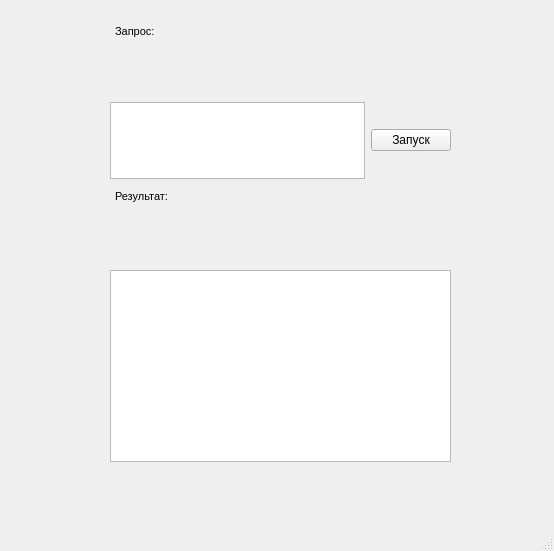
<?xml version="1.0" encoding="UTF-8"?>
<ui version="4.0">
 <class>MainWindow</class>
 <widget class="QMainWindow" name="MainWindow">
  <property name="geometry">
   <rect>
    <x>0</x>
    <y>0</y>
    <width>554</width>
    <height>551</height>
   </rect>
  </property>
  <property name="windowTitle">
   <string>MainWindow</string>
  </property>
  <widget class="QWidget" name="centralwidget">
   <widget class="QTableWidget" name="tableWidget">
    <property name="geometry">
     <rect>
      <x>110</x>
      <y>270</y>
      <width>341</width>
      <height>192</height>
     </rect>
    </property>
   </widget>
   <widget class="QWidget" name="">
    <property name="geometry">
     <rect>
      <x>110</x>
      <y>20</y>
      <width>341</width>
      <height>241</height>
     </rect>
    </property>
    <layout class="QHBoxLayout" name="horizontalLayout">
     <item>
      <layout class="QVBoxLayout" name="verticalLayout">
       <item>
        <widget class="QTextBrowser" name="textBrowser">
         <property name="styleSheet">
          <string notr="true">background-color: rgba(255, 255, 255, 0);</string>
         </property>
         <property name="html">
          <string>&lt;!DOCTYPE HTML PUBLIC &quot;-//W3C//DTD HTML 4.0//EN&quot; &quot;http://www.w3.org/TR/REC-html40/strict.dtd&quot;&gt;
&lt;html&gt;&lt;head&gt;&lt;meta name=&quot;qrichtext&quot; content=&quot;1&quot; /&gt;&lt;style type=&quot;text/css&quot;&gt;
p, li { white-space: pre-wrap; }
&lt;/style&gt;&lt;/head&gt;&lt;body style=&quot; font-family:'MS Shell Dlg 2'; font-size:8.25pt; font-weight:400; font-style:normal;&quot;&gt;
&lt;p style=&quot; margin-top:0px; margin-bottom:0px; margin-left:0px; margin-right:0px; -qt-block-indent:0; text-indent:0px;&quot;&gt;Запрос:&lt;/p&gt;&lt;/body&gt;&lt;/html&gt;</string>
         </property>
        </widget>
       </item>
       <item>
        <widget class="QTextEdit" name="textEdit"/>
       </item>
       <item>
        <widget class="QTextBrowser" name="textBrowser_2">
         <property name="styleSheet">
          <string notr="true">background-color: rgba(255, 255, 255, 0);</string>
         </property>
         <property name="html">
          <string>&lt;!DOCTYPE HTML PUBLIC &quot;-//W3C//DTD HTML 4.0//EN&quot; &quot;http://www.w3.org/TR/REC-html40/strict.dtd&quot;&gt;
&lt;html&gt;&lt;head&gt;&lt;meta name=&quot;qrichtext&quot; content=&quot;1&quot; /&gt;&lt;style type=&quot;text/css&quot;&gt;
p, li { white-space: pre-wrap; }
&lt;/style&gt;&lt;/head&gt;&lt;body style=&quot; font-family:'MS Shell Dlg 2'; font-size:8.25pt; font-weight:400; font-style:normal;&quot;&gt;
&lt;p style=&quot; margin-top:0px; margin-bottom:0px; margin-left:0px; margin-right:0px; -qt-block-indent:0; text-indent:0px;&quot;&gt;Результат:&lt;/p&gt;&lt;/body&gt;&lt;/html&gt;</string>
         </property>
        </widget>
       </item>
      </layout>
     </item>
     <item>
      <widget class="QPushButton" name="pushButton">
       <property name="text">
        <string>Запуск</string>
       </property>
      </widget>
     </item>
    </layout>
   </widget>
  </widget>
  <widget class="QMenuBar" name="menubar">
   <property name="geometry">
    <rect>
     <x>0</x>
     <y>0</y>
     <width>554</width>
     <height>21</height>
    </rect>
   </property>
  </widget>
  <widget class="QStatusBar" name="statusbar"/>
 </widget>
 <resources/>
 <connections/>
</ui>
